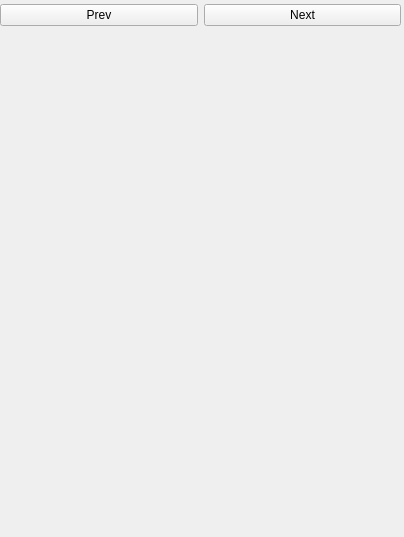
<?xml version="1.0" encoding="UTF-8"?>
<ui version="4.0">
 <class>Form</class>
 <widget class="QWidget" name="Form">
  <property name="geometry">
   <rect>
    <x>0</x>
    <y>0</y>
    <width>404</width>
    <height>537</height>
   </rect>
  </property>
  <property name="windowTitle">
   <string>Form</string>
  </property>
  <widget class="QWidget" name="horizontalLayoutWidget">
   <property name="geometry">
    <rect>
     <x>0</x>
     <y>0</y>
     <width>401</width>
     <height>31</height>
    </rect>
   </property>
   <layout class="QHBoxLayout" name="horizontalLayout">
    <item>
     <widget class="QPushButton" name="btn_prev">
      <property name="text">
       <string>Prev</string>
      </property>
     </widget>
    </item>
    <item>
     <widget class="QPushButton" name="btn_next">
      <property name="text">
       <string>Next</string>
      </property>
     </widget>
    </item>
   </layout>
  </widget>
 </widget>
 <resources/>
 <connections/>
</ui>
